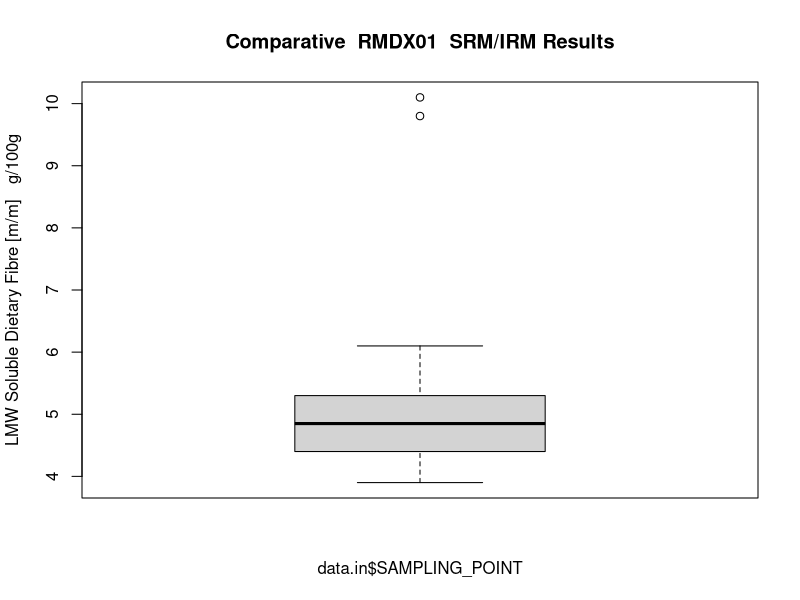
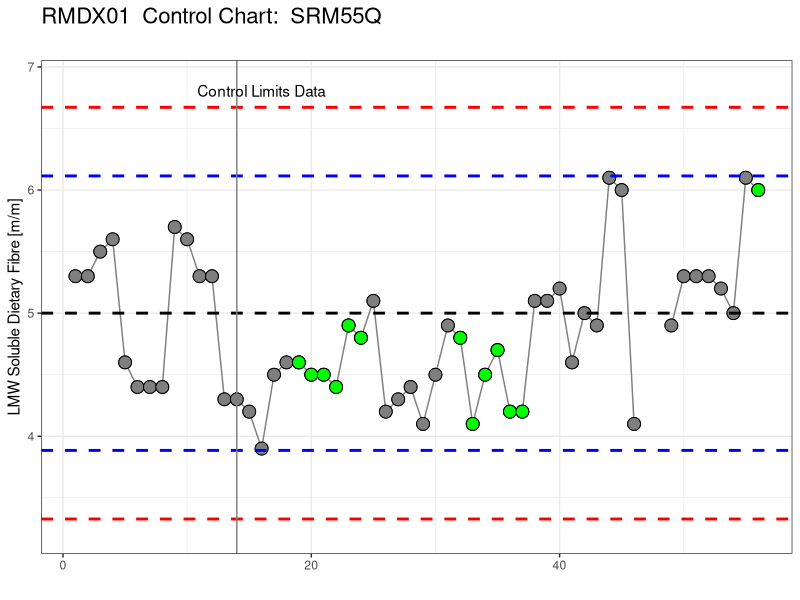

The R source for these figures, in order: (Note: this script raises an error after producing the figures.)
#### Clean Up environment -----------------------------
rm(list=ls())

### ---------------------------------------------------
library(tidyverse)
library(readxl)
library(psych)
library(here)


## Functions -------------------
outliers <- function (x, b = FALSE) {
xx <- sapply(x, as.numeric)

#xx <- sort(xx)

remove_outliers <- function(x, na.rm = TRUE, ...) {
 qnt <- quantile(x, probs=c(.25, .75), na.rm = na.rm, ...)
 H <- 1.5 * IQR(x, na.rm = na.rm)
 y <- x
 y[x < (qnt[1] - H)] <- NA
 y[x > (qnt[2] + H)] <- NA
 y
}

yy <- remove_outliers(xx)
ww <- remove_outliers(yy)
zz <- remove_outliers(ww)

diff.out <- data.frame(xx, yy, ww, zz)

if(b == TRUE){
boxplot(diff.out)
}

return(zz)
}

### Data Input -------------------------------------------------------------------
here()
data.raw <- read_excel("data/RMDX.xlsx", col_types = c("numeric", 
                                                       "date", "text", "text", "text", "text", 
                                                       "text", "numeric", "text", "text"))


# Input parameters ----------------------------------------------------------------

max.pts <- 200 # Maximum points plotted
points <- 14   # How many points used to set control lines

# ---------------------------------------------------------------------------------

testname <- substr(data.raw$ANALYSIS[1],1,6)

Name <- data.raw$REPORTED_NAME[1]
Units <- tolower(sub("_P_","/",(data.raw$UNITS[1])))

# Clean the data
data.in <- select(data.raw, everything())%>%
        arrange(SAMPLE_NUMBER)%>%
        filter(SAMPLE_NUMBER > 4000000)%>%
        select(ASSIGNED_OPERATOR, SAMPLING_POINT, ENTRY)%>%
        mutate(ENTRY = as.numeric(as.character(ENTRY)))%>%
        na.omit


boxplot(data.in$ENTRY~data.in$SAMPLING_POINT,
        main = paste("Comparative ",testname," SRM/IRM Results"),
        ylab = paste(Name," ", Units))

j <- length(unique(data.in$SAMPLING_POINT))


srm1 <- unique(data.in[2])

srm <- srm1[j,]

data.in3 <- data.in[data.in$SAMPLING_POINT==srm,]
names(data.in3) <- c("Operator", "SRM","A")
data.in3 <- select(data.in3, everything())%>%
        filter( between(row_number(), n()-max.pts, n()))

clean <- outliers(data.in3$A[1:points])
xx <- describe(clean)

UCL <- xx$mean + 3*xx$sd
UWL <- xx$mean + 2*xx$sd
Centre <- xx$mean 
LWL <- xx$mean - 2*xx$sd
LCL <- xx$mean - 3*xx$sd
MU <- 2*xx$sd

CC <- c(UCL, UWL, Centre, LWL, LCL ,MU)
Labels <- c("UCL", "UWL", "Centre", "LWL", "LCL", "MU +/-")
Clines <- cbind(Labels, round(CC,3))
Clines <- as.data.frame(Clines)

# Calculate outliers -----------------------------------------------------------
data.in3$outliers = NA
j <- nrow(data.in3)

for (i in 1:j) {
        if(between(data.in3$A[i], LCL, UCL)==TRUE)
           data.in3$outliers[i]=data.in3$A[i]
}

# Calculate trend on one side of mean ------------------------------------------
data.in3$T1 <- 1
data.in3$T2 <- 1

for (i in 2:j) {
        if(data.in3$A[i] < Centre)
                data.in3$T1[i] = -1
}
n=1
for (i in 2:j) {
        if(data.in3$T1[i] == data.in3$T1[i - 1]) {
                data.in3$T2[i] = n +1
                n = n + 1
        } else {  
                data.in3$T2[i] = 1
                n = 1
        }
}

data.in3$T3 <- NA
for (i in 1:j) {
        if(data.in3$T2[i] > 6)
                data.in3$T3[i] = data.in3$A[i]
}

# Trending up or down -----------------------------------------------------

data.in3$T4 <- 1
data.in3$T5 <- 1

for (i in 2:j) {
        if(data.in3$A[i] < data.in3$A[i-1])
                data.in3$T4[i] = -1
}
n=1
for (i in 2:j) {
        if(data.in3$T4[i] == data.in3$T4[i - 1]) {
                data.in3$T5[i] = n +1
                n = n + 1
        } else {  
                data.in3$T5[i] = 1
                n = 1
        }
}

data.in3$T6 <- NA
for (i in 1:j) {
        if(data.in3$T5[i] > 6)
                data.in3$T6[i] = data.in3$A[i]
}


# Plotting ----------------------------------------------------------------

data_new <- data.in3
data_new$T6 <- as.numeric(data_new$T6)
data_new$T3 <- as.numeric(data_new$T3)
data_new$row_n <- as.numeric(rownames(data_new))



plot_new <- ggplot(data_new, aes(x=row_n, y=A)) +
        geom_line(aes(y=outliers), size=0.5, colour = "gray50") +
        geom_point(size=4, shape = 21, fill ="red", colour = "black") +
        geom_point(aes(y=outliers), size = 4, shape = 21, fill ="gray50", colour = "black") +
        geom_point(aes(y=T3), size = 4, shape = 21, fill ="green", colour = "black") +
        geom_point(aes(y=T6), size = 4, shape = 21, fill ="orange", colour = "black") +
        geom_hline(yintercept = Centre, lty = 2,lwd=1, colour = "black") +
        geom_hline(yintercept = UWL, lty = 2, lwd=1,colour = "blue") +
        geom_hline(yintercept = LWL, lty = 2, lwd=1,colour = "blue") +
        geom_hline(yintercept = UCL, lty = 2,lwd=1, colour = "red") +
        geom_hline(yintercept = LCL, lty = 2, lwd=1,colour = "red") +
        geom_vline(xintercept = points, lty = 1, lwd=0.5,colour = "gray50") +
        theme_bw() +
        labs(x="", y=Name,  title= paste(testname," Control Chart: ", srm,"\n")) +
        theme(plot.title = element_text(size=16)) +
        scale_y_continuous(limits = c(0.97*LCL, 1.03*UCL)) +
        annotate("text", x = points+2, y = 1.02*UCL, label = "Control Limits Data") 
plot_new
ggsave(file.path('graphs', paste(testname,'_', srm,'_Control_Chart.png')), width = 8, height = 5, dpi=200)

# Histogram of control chart ---------------------------------------------
hist(data.in3$outliers, 
     breaks=20, 
     xlab=srm,
     main = paste("Control Chart",srm,"data distribution"))
abline(v = Centre, col = "red", lty = 2)

print(describe(data.in3$outliers))
print (Clines)

xx <- boxplot(data.in3$A~data.in3$Operator, las=2, cex.axis = 0.8)
abline(h=Centre, col = "blue", lty=2, lwd=2)
mytable <- xx$stats
colnames(mytable)<-xx$names
rownames(mytable)<-c('min','lower quartile','median','upper quartile','max')
mytable 

table(data.in3$Operator)



